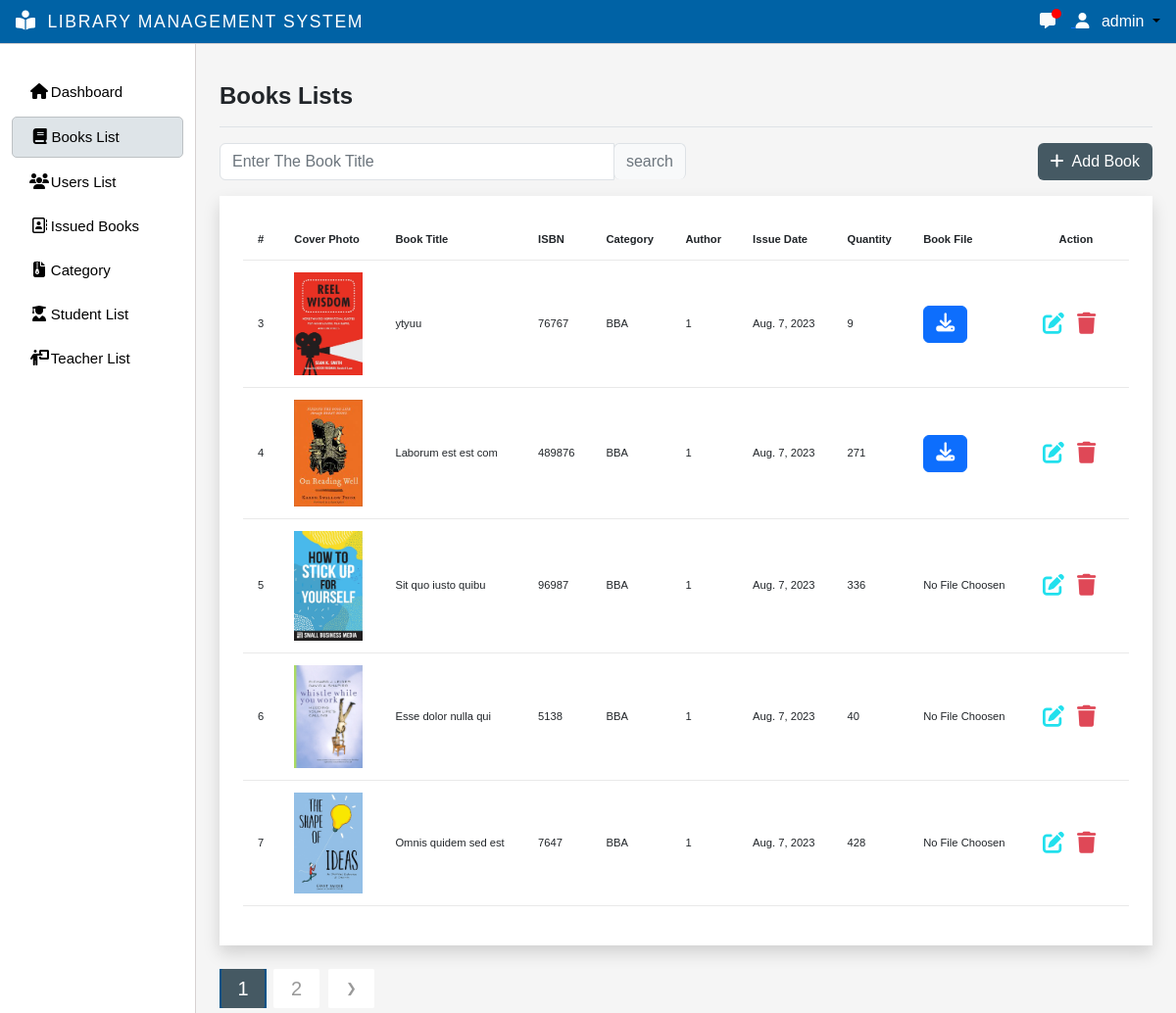
Before: /books-management/ (signed in) with the older database file.
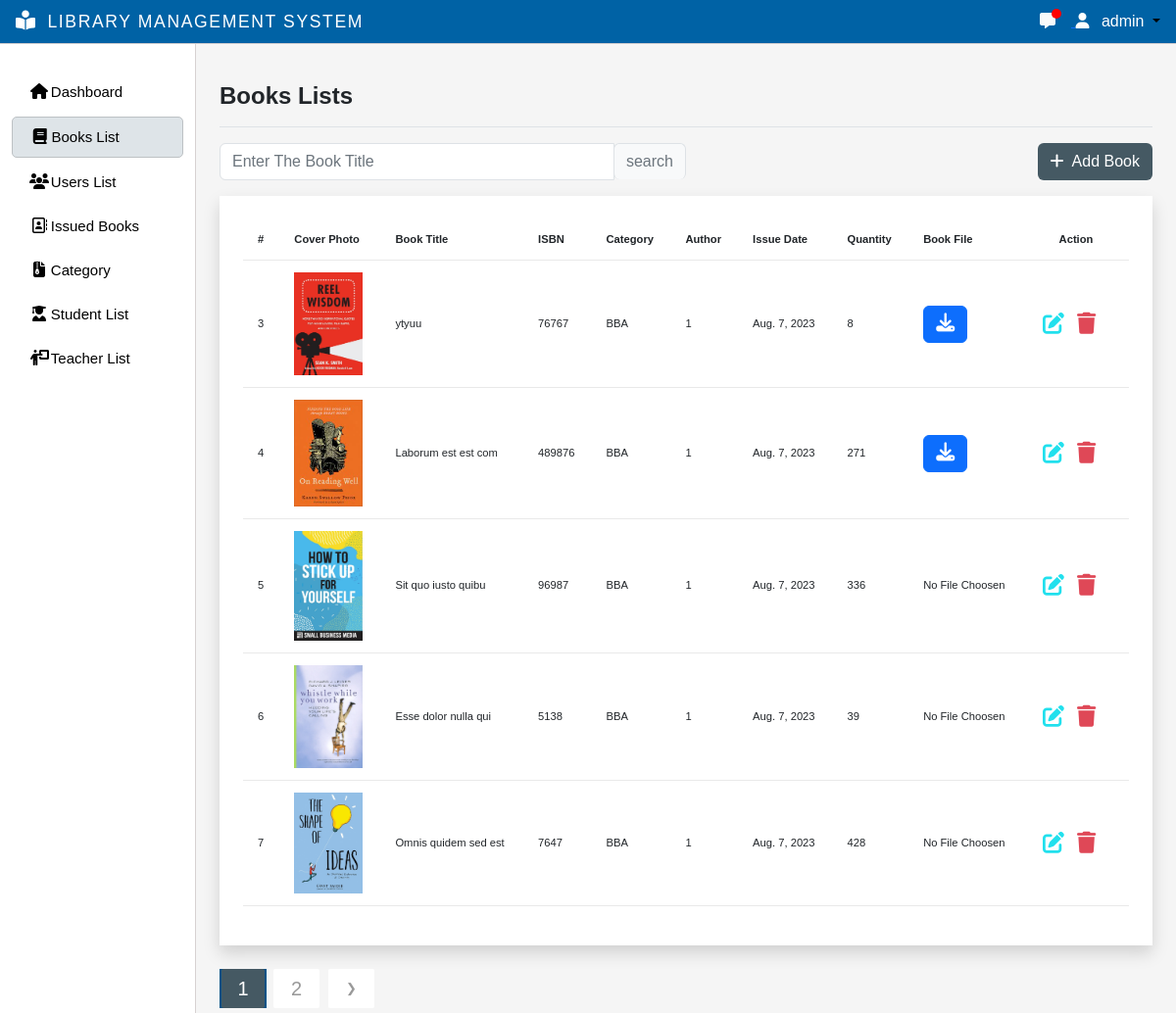
After: the same page with the newer database file.
### myapp/models.py (models this page shows, shortened)
class Books(models.Model):
    isbn_number = models.CharField(max_length=20,null=True,blank=True)
    title = models.CharField(max_length=20)
    book_descriptions = models.TextField(max_length=1000, null=True, blank=True)
    category = models.ForeignKey(Category, on_delete=models.CASCADE)
    available_quantity = models.IntegerField(default=0)
    cover_photo = models.ImageField(
        upload_to='images/', null=True, blank=True,  default='images/default.jpg')
    issue_date = models.DateField(auto_now_add=True)
    book_file = models.FileField(upload_to="files/",null=True,blank=True)
    author = models.CharField(max_length=255, null=True)
    class Meta:
        ordering = ['issue_date']

class Category(models.Model):
    name = models.CharField(max_length=200)
    status = models.BooleanField(default=True)
    def __str__(self):
        return self.name

### myapp/decorators.py (the view)
        def wrapper_func(request, *args, **kwargs):
            group = None
            if request.user.group:
                group = request.user.group.name
            if group in allowed_roles:
                return view_func(request, *args, **kwargs)
            else:
                return HttpResponse('Your are not authorized to view this page!')

### myapp/utils.py (called while the page is built)
def paginateBooks(request, book, results):
    page = request.GET.get('page')
    paginator = Paginator(book, results)
    try:
        book = paginator.page(page)
    except PageNotAnInteger:
        page = 1
        book = paginator.page(page)
    except EmptyPage:
        page = paginator.num_pages
        book = paginator.page(page)
    leftIndex = (int(page) - 4)
    if leftIndex < 1:
        leftIndex = 1
    rightIndex = (int(page) + 5)
    if rightIndex > paginator.num_pages:
        rightIndex = paginator.num_pages + 1
    custom_range = range(leftIndex, rightIndex)
    return custom_range, book

def searchbooks(request):
    search_book = ''
    if request.GET.get('search_book'):
        search_book = request.GET.get('search_book')
    book = Books.objects.filter(Q(title__icontains=search_book)|
                                 Q(category__name__icontains=search_book)
                                 )
    return book, search_book

### myapp/templates/book_list.html (shortened to what this page needs)
{% extends 'main.html' %}
{% block title %}Books Lists{% endblock title %}
{% block content %}
<div class="search-customization">
	<div class="mb-3 w-50">
	  <form id="searchForm" action="{% url 'books-management' %}" method="GET">
		<div class="input-group">
		  <input
			class="form-control border"
			type="search"
			placeholder="Enter The Book Title"
			id="example-search-input"
			name="search_book"
			value="{{search_book}}"
		  />
		  <span class="input-group-append">
			<input
			  class="btn btn-outline-secondary bg-light border-bottom-0 border "
			  type="submit"
			  value="search"
			/>
		  </span>
		</div>
	  </form>
	</div>
	<div>
		<a href="{% url 'add-book' %}" class="btn" style="background-color: #455963; color: #fff;"><i class="fa-sharp fa-solid fa-plus me-2"></i>Add Book</a>
	</div>
</div>
<div class="p-4 shadow bg-white ">
	<table class="table table-font-size table-hover " >
		<thead>
			<tr>
				<th>#</th>
				<th>Cover Photo</th>
				<th>Book Title</th>
				<th>ISBN</th>
				<th>Category</th>
				<th>Author</th>
				<th>Issue Date</th>
				<th>Quantity</th>
				<th>Book File</th>
				<th class="text-center">Action</th>
			</tr>
		</thead>
		<tbody>
			{% if books %}
				{% for book in books %}
					<tr>
						<td>{{book.id}}</td>
						<td>
							{% if book.cover_photo %}
								<img src="{{ book.cover_photo.url }}" style="width:70px;">
							{% endif %}
						</td>
						<td id="bookTitle{{book.id}}">{{book.title}}</td>
						<td>{{book.isbn_number}}</td>
						<td>{{book.category}}</td>
						<td>{{book.author}}</td>
						<td>{{book.issue_date}}</td>
						<td>{{book.available_quantity}}</td>
						{% if book.book_file %}
						<td><a href="{{ book.book_file.url }}" class="btn btn-primary text-white">
                            <i class="fa-solid fa-download"></i>
                            </a>
						</td>
						{% else %}
						<td>No File Choosen</td>
						{% endif %}
						<td style="width: 108px;">
							<a href="{% url 'update-book' book.id %}" class="edit" data-toggle="modal"><i class="fa-solid fa-pen-to-square "></i></a>
							<button  type="button" class="text-danger" value="{{book.id}}" style="border:none; background-color: transparent;"  data-bs-toggle="modal" data-bs-target="#exampleModal" role="button" onclick="checkdelete(this)">
								<i class="fa-solid fa-trash" data-toggle="tooltip" title="delete"></i>
							</button>
						</td>
					</tr>
				{% endfor %}
			{% else %}
					<tr>
						<td colspan="9">Empty</td>
					</tr>
			{% endif %}
		</tbody>
	</table>
</div>
<br>
	{% include 'pagination.html' with queryset=books custom_range=custom_range %}
{% endblock %}

Changed rows visible on the page:
changed Books "ytyuu": available_quantity "9" → "8"
changed Books "Esse dolor nulla qui": available_quantity "40" → "39"
